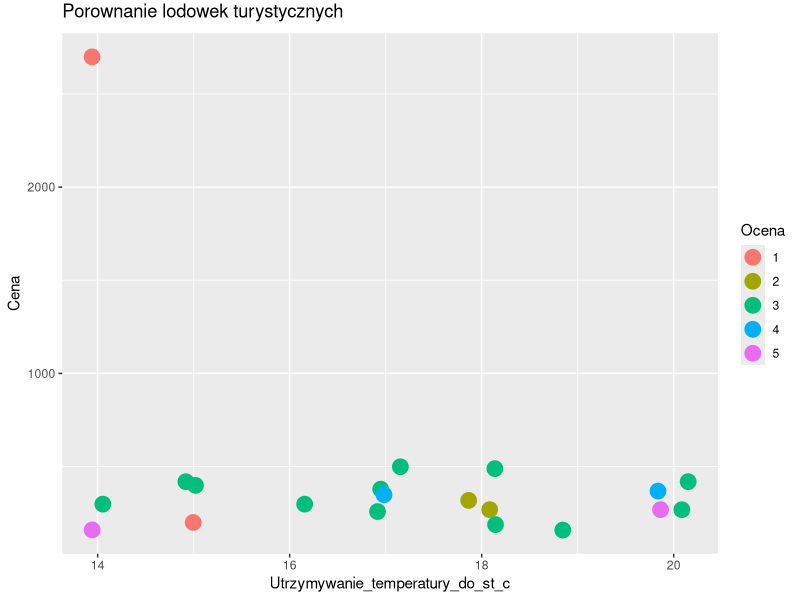

This figure's R source:
#install.packages("ggplot2")
library("ggplot2")

df <- as.data.frame(matrix(c(30, 29, 24, 27, 26, 22, 37, 22, 42, 10, 7, 41, 21, 20, 30, 32, 24, 20, 4, 32,
                             4.8, 4.1, 3.9, 4.4, 5.5, 3.9, 7.1, 3.7, 19.8, 11.5, 2.4, 7.52, 2.83, 4.1, 4.7, 2.9, 5, 4.3, 2.3, 2.9,
                             18, 17, 17, 14, 16, 14, 17, 17, 14, 20, 20, 18, 18, 20, 18, 15, 15, 20, 19, 15,
                             269, 379, 349, 299, 299, 160, 499, 259, 2699, 419, 269, 489, 189, 369, 319, 399, 200, 269, 159, 419), 20, 4))
labels <- c("1", "2", "3", "4", "5")
result <- c(2, 3, 4, 3, 3, 5, 3, 3, 1, 3, 3, 3, 3, 4, 2, 3, 1, 5, 3, 3)
factors <- factor(result, labels)
df <- cbind(df, factors)
colnames(df) <- c("Pojemnosc", "Waga_w_kg", "Utrzymywanie_temperatury_do_st_c", "Cena", "Ocena")

stripchart <- ggplot(df, aes(Utrzymywanie_temperatury_do_st_c, Cena, col = factor(Ocena))) + geom_jitter(position = position_jitter(width = 0.2), size=5)
stripchart <- stripchart + ylab("Cena") + xlab("Utrzymywanie_temperatury_do_st_c") + labs(colour = "Ocena")
stripchart <- stripchart + ggtitle("Porownanie lodowek turystycznych") + theme(plot.title = element_text(vjust =+ 2))
stripchart
